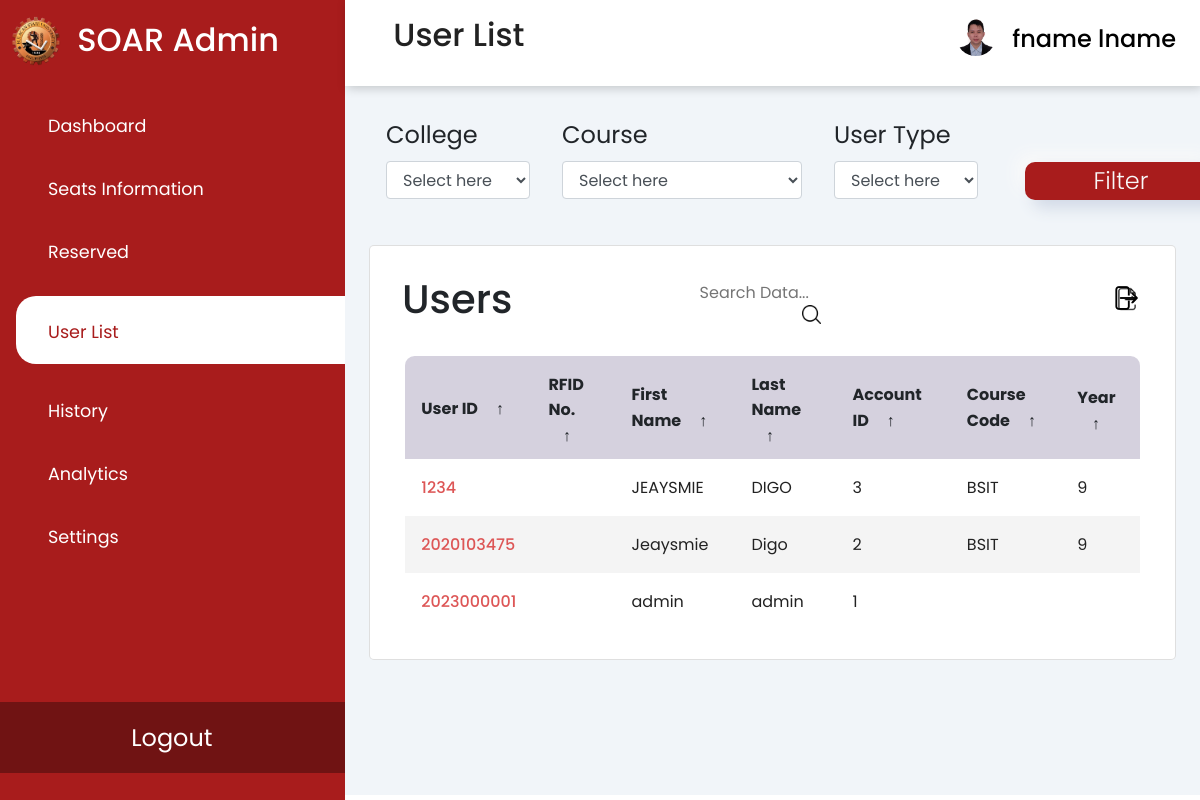
/user-list.php (signed in), run on an earlier commit of the app's database.
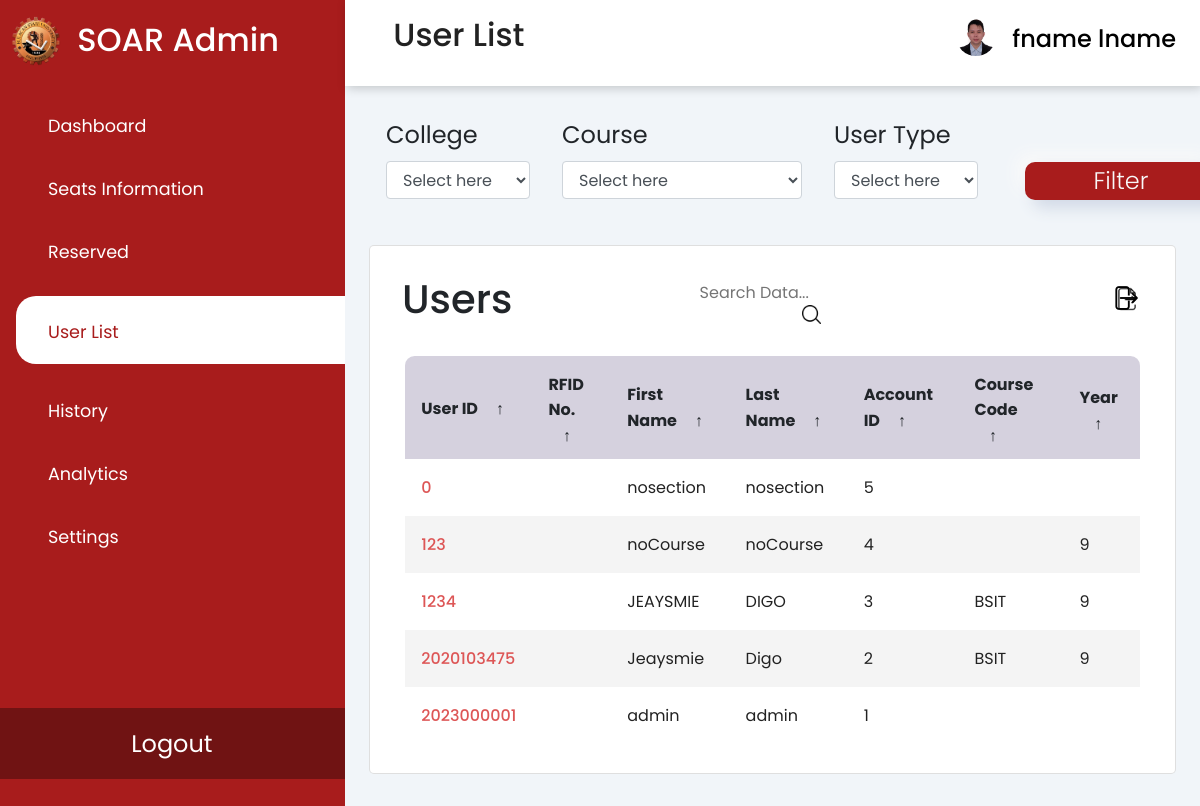
And on a later commit of the database.
### tables this page shows
CREATE TABLE `users` (
  `user_id` int(11) NOT NULL,
  `rfid_no` varchar(50) DEFAULT NULL,
  `first_name` varchar(255) DEFAULT NULL,
  `last_name` varchar(255) DEFAULT NULL,
  `account_id` int(11) DEFAULT NULL,
  `course_code` varchar(50) DEFAULT NULL,
  `yearsec_id` int(11) DEFAULT NULL
);

### user-list.php (the view, shortened to what this page needs)
<?php
require 'assets/php/connect.php';
$sql = "SELECT user_id, rfid_no, first_name, last_name, account_id, course_code, yearsec_id from users";
$result = $conn -> query($sql);
?>
<!DOCTYPE HTML>
<html>
<head>
    <link rel="stylesheet" href="https://cdn.jsdelivr.net/npm/bootstrap@4.6.2/dist/css/bootstrap.min.css"
>
    <link rel="stylesheet" type="text/css" href="assets/css/user-list.css" />
    <link rel="stylesheet"
        href="https://maxst.icons8.com/vue-static/landings/line-awesome/line-awesome/1.3.0/css/line-awesome.min.css">
</head>
<body>
    <div class="sidebar">
        <div class="sidebar-brand">
            <img src="assets/img/bulsu logo.png" alt="bulsu logo" class="logo">
            <h2> <span>SOAR Admin</span></h2>
        </div>
        <div class="sidebar-menu">
            <ul>
                <li> <a href="admin.php"><span class="las la-th-large"></span>
                        <span>Dashboard</span></a>
                </li>
                <li> <a href="seats-info.php"><span class="las la-check"></span>
                        <span>Seats Information</span></a>
                </li>
                <li> <a href="reserved.php"><span class="las la-clock"></span>
                        <span>Reserved</span></a>
                </li>
                <li> <a href="user-list.php" class="active"><span class="las la-user-friends"></span>
                        <span>User List</span></a>
                </li>
                <li> <a href="history.php"><span class="las la-history"></span>
                        <span>History</span></a>
                </li>
                <li> <a href="analytics.php"><span class="las la-chart-bar"></span>
                        <span>Analytics</span></a>
                </li>
                <li> <a href="settings.php"><span class="las la-cog"></span>
                        <span>Settings</span></a>
                </li>
                <li class="logout"> <a href="toLogout.php">
                        <span>Logout</span></a>
                </li>
            </ul>
        </div>
    </div>
    <div class="main-content">
        <header>
            <h2>
                <label for="nav-toggle">
                    <span class="la la-bars"></span>
                </label>
                User List
            </h2>
            <div class="dropdown">
                <button class="dropdown-toggle" class="btn btn-secondary dropdown-toggle" type="button"
                    id="dropdownMenuButton" data-toggle="dropdown" aria-haspopup="true" aria-expanded="true">
                    <div class="user-wrapper">
                        <img src="assets/img/librarian.jpg" width="40px" height="40px" alt="">
                        <div>
                            <h4>
                                <?php echo $_SESSION["first_name"] . ' ' . $_SESSION["last_name"]; ?>
                            </h4>
                        </div>
                    </div>
                </button>
            </div>
        </header>
        <main>
            <div class="filter">
                <form action="brw_history.php" method="GET">
                    <div class="row">
                        <div class="college">
                            <label for="cars">College</label>
                            <select class="form-control">
                                <option style="display:none">Select here</option>
                            </select>
                        </div>
                        <div class="course">
                            <label for="cars">Course</label>
                            <select class="form-control">
                                <option style="display:none">Select here</option>
                            </select>
                        </div>
                        <div class="floor" class="form-control">
                            <label for="cars">User Type</label>
                            <select class="form-control">
                                <option style="display:none">Select here</option>
                            </select>
                        </div>
                        <div class="col-md-2">
                            <button type="submit" class="buttons">Filter</button>
                        </div>
                    </div>
                </form>
            </div>
            <div class="recent-grid">
                <div class="history">
                    <div class="card">
                        <div class="card-body">
                            <div class="table-responsive">
                                <section class="table__header">
                                    <h1>Users</h1>
                                    <div class="input-group">
                                        <input type="search" placeholder="Search Data...">
                                        <div class="search-icon">
                                            <img src="assets/img/search.png" alt="Search">
                                        </div>
                                    </div>
                                    <div class="export__file">
                                        <label for="export-file" class="export__file-btn" title="Export File">
                                            <img src="assets/img/export1.png" alt="Export" class="export_ic">
                                        </label>
                                    </div>
                                </section>
                                <section class="table__body">
                                    <table id="customers_table">
                                        <thead>
                                            <tr>
                                                <th> User ID <span class="icon-arrow">&UpArrow;</span></th>
                                                <th> RFID No. <span class="icon-arrow">&UpArrow;</span></th>
                                                <th> First Name <span class="icon-arrow">&UpArrow;</span></th>
                                                <th> Last Name <span class="icon-arrow">&UpArrow;</span></th>
                                                <th> Account ID <span class="icon-arrow">&UpArrow;</span></th>
                                                <th> Course Code <span class="icon-arrow">&UpArrow;</span></th>
                                                <th> Year <span class="icon-arrow">&UpArrow;</span></th>
                                            </tr>
                                        </thead>
                                        <?php
                                        if ($result->num_rows > 0) {
                                            while ($row = $result->fetch_assoc()) {
                                                ?>
                                                <tr>
                                                    <td class="studno"><?php echo $row['user_id']; ?></td>
                                                    <td><?php echo $row['rfid_no']; ?></td>
                                                    <td><?php echo $row['first_name']; ?></td>
                                                    <td><?php echo $row['last_name']; ?></td>
                                                    <td><?php echo $row['account_id']; ?></td>
                                                    <td><?php echo $row['course_code']; ?></td>
                                                    <td><?php echo $row['yearsec_id']; ?></td>
                                                </tr>
                                            <?php
                                            }
                                        } else {
                                            echo "<tr><td colspan='7'>No users found.</td></tr>";
                                        }
                                        ?>
                                    </table>
                                </section>
                            </div>
                        </div>
                    </div>
                </div>
            </div>
        </main>
    </div>
</body>
</html>

What changed in the data, as far as the page shows it:
added users: user_id "0", first_name "nosection", last_name "nosection", account "5"
added users: user_id "123", first_name "noCourse", last_name "noCourse", account "4", yearsec "9"
